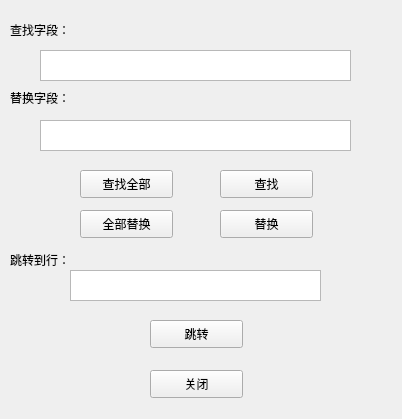
<?xml version="1.0" encoding="UTF-8"?>
<ui version="4.0">
 <class>Form</class>
 <widget class="QWidget" name="Form">
  <property name="geometry">
   <rect>
    <x>0</x>
    <y>0</y>
    <width>402</width>
    <height>419</height>
   </rect>
  </property>
  <property name="windowTitle">
   <string>Form</string>
  </property>
  <widget class="QLabel" name="label">
   <property name="geometry">
    <rect>
     <x>10</x>
     <y>20</y>
     <width>111</width>
     <height>20</height>
    </rect>
   </property>
   <property name="text">
    <string>查找字段：</string>
   </property>
  </widget>
  <widget class="QTextEdit" name="textEdit">
   <property name="geometry">
    <rect>
     <x>40</x>
     <y>50</y>
     <width>311</width>
     <height>31</height>
    </rect>
   </property>
  </widget>
  <widget class="QPushButton" name="pushButton">
   <property name="geometry">
    <rect>
     <x>220</x>
     <y>170</y>
     <width>93</width>
     <height>28</height>
    </rect>
   </property>
   <property name="text">
    <string>查找</string>
   </property>
  </widget>
  <widget class="QPushButton" name="pushButton_2">
   <property name="geometry">
    <rect>
     <x>80</x>
     <y>170</y>
     <width>93</width>
     <height>28</height>
    </rect>
   </property>
   <property name="text">
    <string>查找全部</string>
   </property>
  </widget>
  <widget class="QPushButton" name="pushButton_3">
   <property name="geometry">
    <rect>
     <x>220</x>
     <y>210</y>
     <width>93</width>
     <height>28</height>
    </rect>
   </property>
   <property name="text">
    <string>替换</string>
   </property>
  </widget>
  <widget class="QPushButton" name="pushButton_4">
   <property name="geometry">
    <rect>
     <x>80</x>
     <y>210</y>
     <width>93</width>
     <height>28</height>
    </rect>
   </property>
   <property name="text">
    <string>全部替换</string>
   </property>
  </widget>
  <widget class="QPushButton" name="pushButton_5">
   <property name="geometry">
    <rect>
     <x>150</x>
     <y>370</y>
     <width>93</width>
     <height>28</height>
    </rect>
   </property>
   <property name="text">
    <string>关闭</string>
   </property>
  </widget>
  <widget class="QLabel" name="label_2">
   <property name="geometry">
    <rect>
     <x>10</x>
     <y>90</y>
     <width>72</width>
     <height>15</height>
    </rect>
   </property>
   <property name="text">
    <string>替换字段：</string>
   </property>
  </widget>
  <widget class="QTextEdit" name="textEdit_2">
   <property name="geometry">
    <rect>
     <x>40</x>
     <y>120</y>
     <width>311</width>
     <height>31</height>
    </rect>
   </property>
  </widget>
  <widget class="QLabel" name="label_3">
   <property name="geometry">
    <rect>
     <x>10</x>
     <y>250</y>
     <width>72</width>
     <height>20</height>
    </rect>
   </property>
   <property name="text">
    <string>跳转到行：</string>
   </property>
  </widget>
  <widget class="QTextEdit" name="textEdit_3">
   <property name="geometry">
    <rect>
     <x>70</x>
     <y>270</y>
     <width>251</width>
     <height>31</height>
    </rect>
   </property>
  </widget>
  <widget class="QPushButton" name="pushButton_6">
   <property name="geometry">
    <rect>
     <x>150</x>
     <y>320</y>
     <width>93</width>
     <height>28</height>
    </rect>
   </property>
   <property name="text">
    <string>跳转</string>
   </property>
  </widget>
 </widget>
 <resources/>
 <connections/>
</ui>
